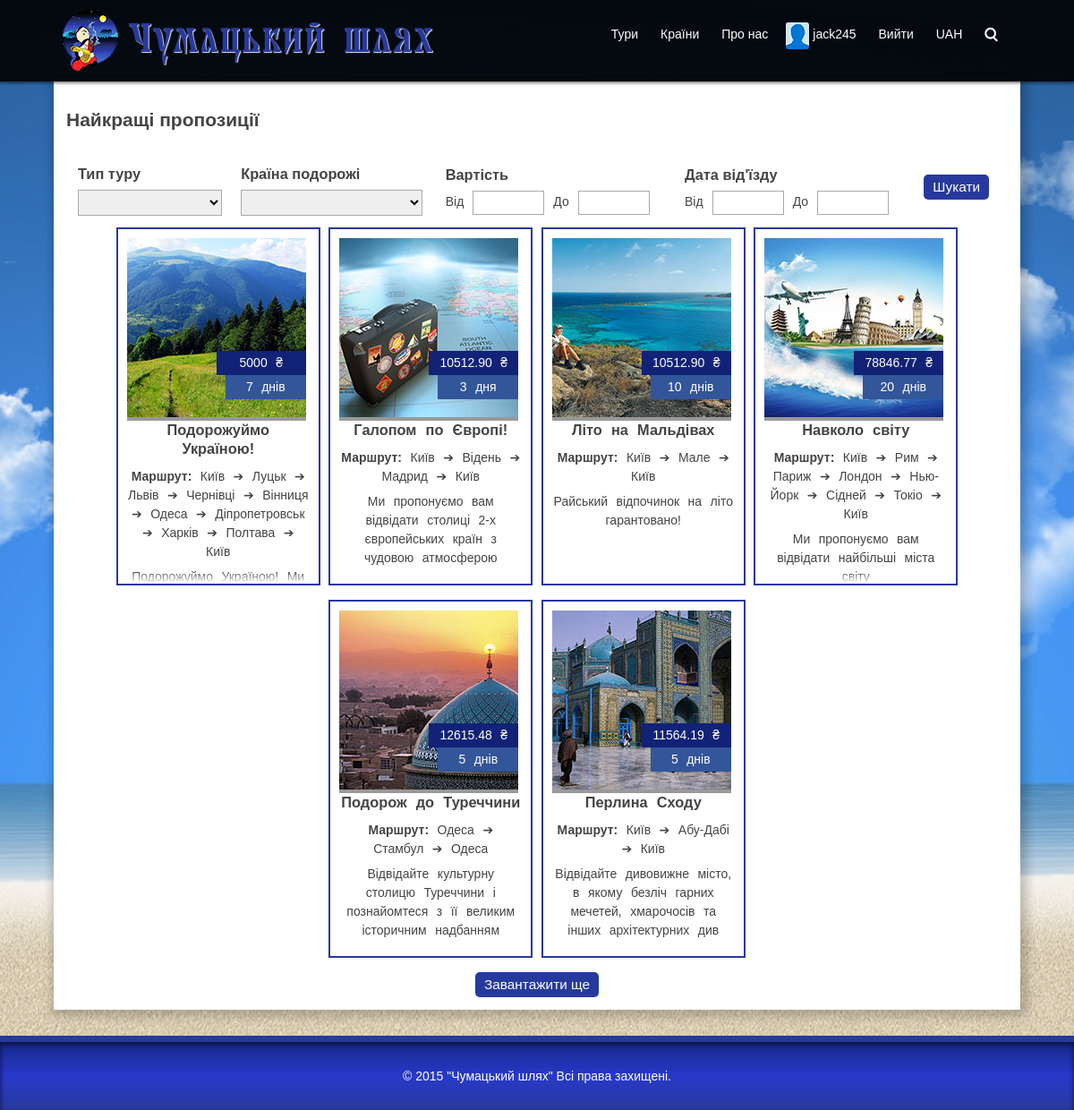
The app's page /tours (signed in) with its own data.
### tables this page shows
CREATE TABLE IF NOT EXISTS `currency` (
  `id` int(11) NOT NULL,
  `name` varchar(30) NOT NULL,
  `symbol` text NOT NULL,
  `currency_code` varchar(3) NOT NULL,
  `exchange_rate` double NOT NULL
);

CREATE TABLE IF NOT EXISTS `tour` (
  `id` int(11) NOT NULL,
  `name` text NOT NULL,
  `type_of_tour` int(11) NOT NULL,
  `countries` text NOT NULL,
  `itinerary` text NOT NULL,
  `duration` int(11) NOT NULL,
  `id_start_city` int(11) NOT NULL,
  `short_description` text NOT NULL,
  `description` text NOT NULL,
  `photo` text NOT NULL,
  `popularity` int(11) NOT NULL,
  `date_regestration` date NOT NULL
);

### index.php (the view, shortened to what this page needs)
<?php
if ($_SERVER['REQUEST_URI'] == '/') {
	$Page = 'index';
	$Module = 'index';
}
else {
	$URL_Path = parse_url($_SERVER['REQUEST_URI'], PHP_URL_PATH);
	$URL_Parts = explode('/', trim($URL_Path, ' /'));
	$Page = array_shift($URL_Parts);
}
if ($Page != 'captcha') include ('page/' . $Page . '.php');
	function head($title)
	{?>
<!DOCTYPE html>
<html lang="uk">
	<head>
		<link rel="stylesheet" href="/resource/main.css">
	</head>
	<body <? if ($_SESSION['USER_ACTIVE'] == 2) echo 'class="admin"' ?> >
		<div class="header clearfix">
			<div class="box">
				<div class="clearfix">
					<div id="logo">
						<a href="/" class="whole"><div class="logo-img"></div>
							<span>Чумацький шлях</span></a>
					</div>
					<? ($_SESSION['USER_ACTIVE'] == 2) ? admin_menu() : menu();?>
				</div>
			</div>
		</div>
		<div class="content clearfix">
	<?}
	function login_box() { ?>
	<?}
	function user_box() { ?>
		<li class="user-box"><a class="whole" href="/profile"><img class="user-icon" src="/resource/img/avatar/icons/<? echo (($_SESSION['USER_FORMAT'])?$_SESSION['USER_ID'].$_SESSION['USER_FORMAT']:'0.jpg'); ?>"><? echo $_SESSION['USER_LOGIN'] ?></a></li>
		<li><a class="whole" href="/account/logout">Вийти</a></li>
	<?}
	function menu() { ?>
		<ul class="menu">
			<li><a class="whole" href="/tours">Тури</a></li>
			<li><a class="whole" href="/countries">Країни</a></li>
			<li><a class="whole" href="/about">Про нас</a></li>
			<? ($_SESSION['USER_ACTIVE'] == 1) ? user_box() : login_box(); ?>
			<li><div class="currency"><? require 'mysql_connect.php'; if (!$_SESSION['USER_CURRENCY']) {$_SESSION['USER_CURRENCY'] = 1;} $currency = mysqli_fetch_assoc(mysqli_query($CONNECT, "SELECT `currency_code` FROM `currency` WHERE `id` = '$_SESSION[USER_CURRENCY]';")); echo $currency['currency_code']; ?></div></li>
			<li><div class="icon search">search</div></li>
		</ul>
	<?}
	function admin_menu() { ?>
	<?}
	function foot($js = array())
	{?>
		</div>
		<div class="footer">
			© 2015 "Чумацький шлях" Всі права захищені.
		</div>
	</body>
</html>
<?}
function days($days) {
	echo  $days . ' ' . ((($days % 10 == 0) || ($days % 10 >= 5) || (($days>=11) && ($days <=15)))?'днів':(($days % 10 >=2)?'дня':'день'));
}
function price($price, $currency1, $currency2, $without = 0) {
	include 'mysql_connect.php';
	$currency1 = mysqli_fetch_assoc(mysqli_query($CONNECT, "SELECT `exchange_rate` FROM `currency` WHERE `id` = '$currency1';"));
	$currency2 = mysqli_fetch_assoc(mysqli_query($CONNECT, "SELECT `symbol`, `currency_code`, `exchange_rate` FROM `currency` WHERE `id` = '$currency2';"));
	$price = $price * $currency1['exchange_rate'] / $currency2['exchange_rate'];
	if (strpos($price, '.') > 0) $price = substr($price, 0, strpos($price, '.')+3);
	return $price . ' ' . (($without)?'':(($currency2['symbol'])?$currency2['symbol']:$currency2['currency_code']));
}
function tours($tours_query) {?>
		<? while ($tours = mysqli_fetch_assoc($tours_query)) {?>
		<div class="wrapper-preview-tour-box">
			<div class="preview-tour-box clearfix">
				<a href="/tour/<? echo $tours['id']; ?>" class="block">
					<div class="image-box">
						<img src="/resource/img/galery/preview/<?echo (($tours['photo'])?substr($tours['photo'],0,strpos($tours['photo'],'|')):'0');?>.jpg" alt="Фото">
						<div class="price-duration-box">
							<div class="price"><? require 'mysql_connect.php'; $price = mysqli_fetch_array(mysqli_query($CONNECT, "SELECT MIN(`price`), `id_currency` FROM `one_tour` WHERE `id_tour` = '$tours[id]';")); echo price($price[0], $price[1], $_SESSION['USER_CURRENCY']);?></div>
							<div class="duration"><? days($tours['duration']) ?></div>
						</div>
					</div>
				<h3><? echo $tours['name']; ?></h3>
				</a>
				<div><strong>Маршрут:</strong> <? echo $tours['itinerary']; ?></div>
				<div class="short-description"><? echo $tours['short_description']; ?></div>
			</div>
		</div>
		<?}?>
<?}
		$user = mysqli_fetch_assoc(mysqli_query($CONNECT, "SELECT `id`, `avatar_format`, `login` FROM `users` WHERE `id` = '$comment[id_user]' LIMIT 1"));?>

### resource/main.css (style rules this page uses)
* { box-sizing: border-box; }
a { color: #28399e; }
html { height: 100%; }
body { color: #444; font: 14px "Verdana", "Arial", sans-serif; margin: 0; min-height: 100%; position: relative; text-align: justify; background: url(img/background.jpg) 50% 0% no-repeat fixed #777; background-size: cover; }
.header { background-color: rgba(0,0,0,0.9); position: fixed; top: 0px; width: 100%; z-index: 1000; box-shadow: 0 1px 3px 1px rgba(0,0,0,.5); }
#logo { float: left; margin: 10px; }
.logo-img { background: url(img/ch-logo.png); float: left; height: 70px; margin-right: 10px; width: 62px; }
#logo span { color: #28399e; font: 3em Pelagiy; line-height: 1.7em; text-shadow: 1px 1px 1px rgba(255,255,255,.9); }
.menu { float: right; margin: 20px 10px; padding: 0; position: relative; }
.menu li { color: #fff; display: block; float: left; list-style: none; margin-right: 5px; padding: 5px; }
.menu a { color: #fff; padding: 5px; }
.menu li div { padding: 5px; }
.menu .user-box { position: relative; padding-left: 30px; }
.user-icon { position: absolute; top: 5px; left: 5px; border-radius: 10%; }
.login, .register, .search { cursor: pointer; }
.currency { cursor: pointer; }
.footer { background: linear-gradient(to bottom, #17288c 0%, #2839c9 50%, #28399e 100%); border-top: 0.5em solid #28399e; bottom: 0; color: #fff; padding: 30px; position: absolute; text-align: center; width: 100%; box-shadow: 0 3px 5px 1px rgba(0,0,0,.5) inset; z-index: 10; }
.content { padding-top: 7em; padding-bottom: 8em; z-index: 10; }
.wrapper-preview-tour-box { position relative; width: 100%; display: inline-block; }
.wrapper-preview-tour-box, .preview-tour-box { height: 400px; width: 228px; }
.preview-tour-box { border: 2px solid #28399e; padding: 10px; overflow: hidden; position: relative; background-color: #fff; line-height: 1.5em; min-height: 400px; }
.preview-tour-box:after { content: ''; background: linear-gradient(to bottom, rgba(255, 255, 255, 0) 0%, rgba(255, 255, 255, 1) 100%); height: 1em; display: inline-block; position: absolute; bottom: 0; width: 100%; }
.preview-tour-box img { height: inherit; width: inherit; }
.preview-tour-box .image-box { border-bottom: 4px solid #999; box-sizing: content-box; float: left; height: 200px; margin-right: 10px; position: relative; width: 200px; }
.price-duration-box { color: #fff; text-align: center; }
.price-duration-box div { padding: 3px 5px; }
.price { background-color: #127; }
.duration { background-color: #359; }
.preview-tour-box .image-box .price-duration-box { position: absolute; min-width: 50%; right: 0; bottom: 10%; }
.preview-tour-box .image-box .duration { margin-left: 10%; }
.preview-tour-box h3 { margin: 0 0 10px; }
.preview-tour-box .short-description { margin-top: 0.5em; }
.box { margin: 0 auto; min-width: 517px; width: 90%; }
.clearfix:after { clear: both; content: ""; display: table; }
.icon { -moz-font-feature-settings: "liga" 1, "dlig" 1; -ms-font-feature-settings: "liga" 1, "dlig" 1; -o-font-feature-settings: "liga" 1, "dlig" 1; -webkit-font-feature-settings: "liga" 1, "dlig" 1; font: 1.5em 'Sym'; line-height: 0.9em; }
a.whole { display: block; height: inherit; text-decoration: none; }
a.block { text-decoration: none; display: block; color: inherit; }

### records on screen
currency: currency_code "UAH"
tour: shows a picture, USER_CURRENCY "5000 ₴", duration "7", shows "днів", name "Подорожуймо Україною!", itinerary "Київ ➔ Луцьк ➔ Львів ➔ Чернівці ➔ Вінниця ➔ Одеса ➔ Діпропетровськ ➔ Харків ➔ Полтава ➔ Київ", short_description "Подорожуймо Україною! Ми…"
tour: shows a picture, USER_CURRENCY "10512.90 ₴", duration "3", shows "дня", name "Галопом по Європі!", itinerary "Київ ➔ Відень ➔ Мадрид ➔ Київ", short_description "Ми пропонуємо вам відвідати столиці 2-х європейських країн з чудовою атмосферою"
tour: shows a picture, USER_CURRENCY "10512.90 ₴", duration "10", shows "днів", name "Літо на Мальдівах", itinerary "Київ ➔ Мале ➔ Київ", short_description "Райський відпочинок на літо гарантовано!"
tour: shows a picture, USER_CURRENCY "78846.77 ₴", duration "20", shows "днів", name "Навколо світу", itinerary "Київ ➔ Рим ➔ Париж ➔ Лондон ➔ Нью-Йорк ➔ Сідней ➔ Токіо ➔ Київ", short_description "Ми пропонуємо вам відвідати найбільші міста світу"
tour: shows a picture, USER_CURRENCY "12615.48 ₴", duration "5", shows "днів", name "Подорож до Туреччини", itinerary "Одеса ➔ Стамбул ➔ Одеса", short_description "Відвідайте культурну столицю Туреччини і познайомтеся з її великим історичним надбанням"
tour: shows a picture, USER_CURRENCY "11564.19 ₴", duration "5", shows "днів", name "Перлина Сходу", itinerary "Київ ➔ Абу-Дабі ➔ Київ", short_description "Відвідайте дивовижне місто, в якому безліч гарних мечетей, хмарочосів та інших архітектурних див"

### other values on screen
$_SESSION['USER_LOGIN'] "jack245"
